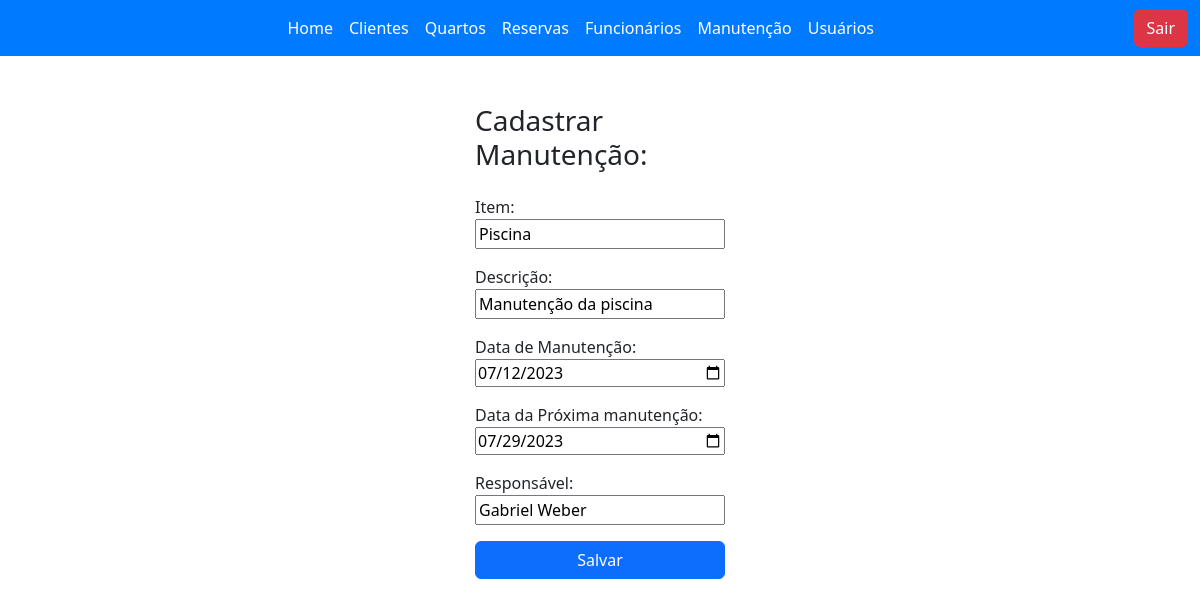
/view/manutencaoForm.php?id=1, run on the app's committed database.
### tables this page shows
CREATE TABLE `manutencao` (
  `id` int(11) NOT NULL,
  `item` varchar(20) NOT NULL,
  `descricao` varchar(255) NOT NULL,
  `datamanutencao` date NOT NULL,
  `dataproxmanutencao` date NOT NULL,
  `responsavel` varchar(255) NOT NULL
);

### model/DB.class.php (called while the page is built, shortened)
<?php
class BD
{
    private $host = "php-mysql";
    private $dbname = "db_aula";
    private $port = 3306;
    private $usuario = "root";
    private $senha = "root";
    private $db_charset = "utf8";
    public function conn()
    {
        $conn = "mysql:host=$this->host;dbname=$this->dbname;port=$this->port";
        return new PDO(
            $conn,
            $this->usuario,
            $this->senha,
            [PDO::MYSQL_ATTR_INIT_COMMAND => "SET NAMES " . $this->db_charset]
        );
    }
    public function buscar($nome_tabela, $id)
    {
        $conn = $this->conn();
        $sql = "SELECT * FROM $nome_tabela WHERE id=?;";
        $st = $conn->prepare($sql);
        $st->execute([$id]);
        return $st->fetchObject();
    }
}

### controller/manutencaoController.php (called while the page is built, shortened)
<?php
include "../model/DB.class.php";
class manutencaoController
{
    private $model;
    private $table = "manutencao";
    public function __construct()
    {
        $this->model = new BD();
    }
    public function buscar($id)
    {
        return $this->model->buscar($this->table, $id);
    }
}

### view/manutencaoForm.php (the view, shortened to what this page needs)
<?php
include_once '../controller/manutencaoController.php';
include "base/header.php";
$manutencao = new manutencaoController();
if (!empty($_GET['id'])) {
    $data = $manutencao->buscar($_GET['id']);
}
?>
<div class="d-flex w-100 justify-content-center">
    <div class="d-flex w-50 justify-content-center">
        <div class="d-flex justify-content-center mt-5 col-5">
            <form action="manutencaoForm.php" method="post">
                <h3 class="mb-4">Cadastrar Manutenção:</h3>
                <div class="mb-3">
                    <label for="">Item:</label>
                    <input type="text" name="item" class="w-100" value="<?php echo (!empty($data->item) ? $data->item : "") ?>"><br>
                </div>
                <div class="mb-3">
                    <label for="">Descrição:</label>
                    <input type="text" name="descricao" class="w-100" value="<?php echo (!empty($data->descricao) ? $data->descricao : "") ?>"><br>
                </div>
                <div class="mb-3">
                    <label for="">Data de Manutenção:</label>
                    <input type="date" name="datamanutencao" class="w-100" value="<?php echo (!empty($data->datamanutencao) ? $data->datamanutencao : "") ?>"><br>
                </div class="mb-3">
                <div class="mb-3">
                    <label for="">Data da Próxima manutenção:</label>
                    <input type="date" name="dataproxmanutencao" class="w-100" value="<?php echo (!empty($data->dataproxmanutencao) ? $data->dataproxmanutencao : "") ?>"><br>
                </div>
                <div class="mb-3">
                    <label for="">Responsável:</label>
                    <input type="text" name="responsavel" class="w-100" value="<?php echo (!empty($data->responsavel) ? $data->responsavel : "") ?>"><br>
                </div>
                <div class="mb-3">
                    <button type="submit" class="btn btn-primary w-100">
                        Salvar </button><br>
                </div>
            </form>
        </div>
    </div>
</div>

### data on the page
manutencao: item "Piscina", descricao "Manutenção da piscina", datamanutencao "07/12/2023", dataproxmanutencao "07/29/2023", responsavel "Gabriel Weber"
